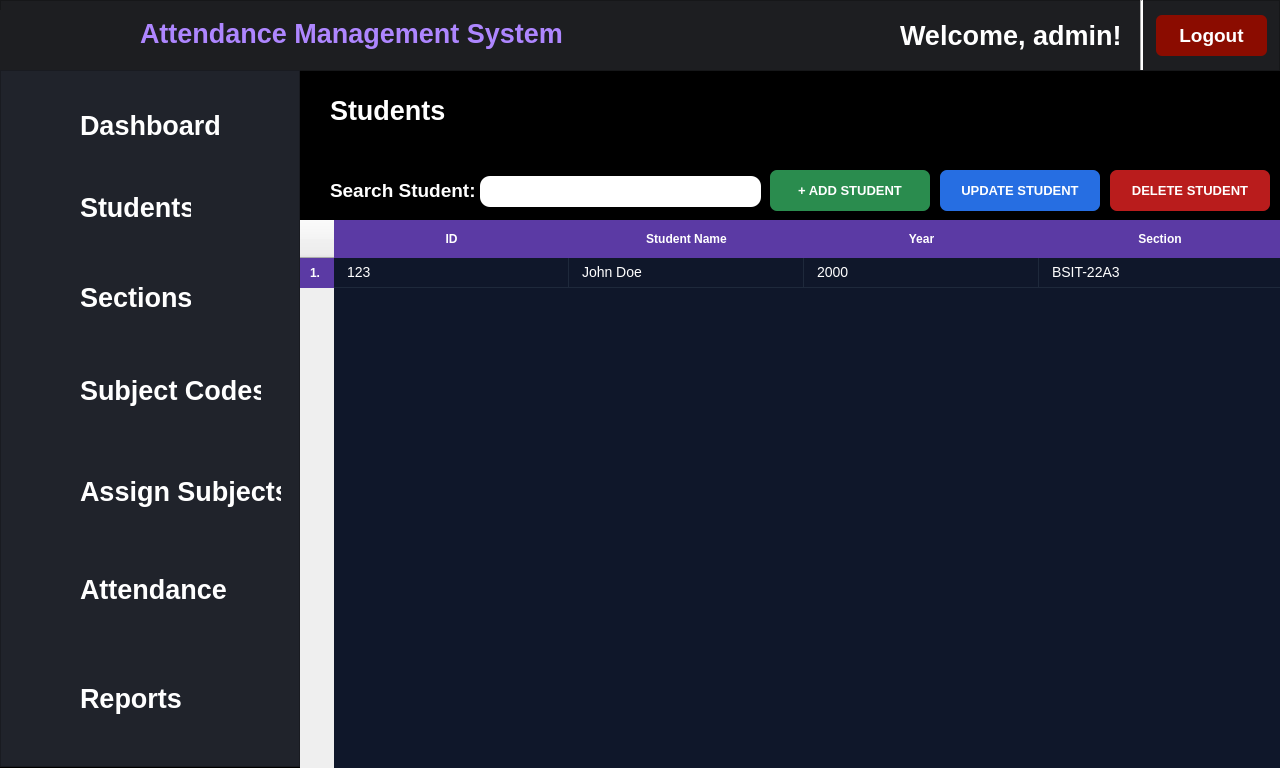
<?xml version="1.0" encoding="UTF-8"?>
<ui version="4.0">
 <class>MainWindow</class>
 <widget class="QMainWindow" name="MainWindow">
  <property name="geometry">
   <rect>
    <x>0</x>
    <y>0</y>
    <width>1280</width>
    <height>768</height>
   </rect>
  </property>
  <property name="minimumSize">
   <size>
    <width>1280</width>
    <height>768</height>
   </size>
  </property>
  <property name="maximumSize">
   <size>
    <width>1280</width>
    <height>768</height>
   </size>
  </property>
  <property name="windowTitle">
   <string>MainWindow</string>
  </property>
  <property name="styleSheet">
   <string notr="true">QMainWindow {
    background-color: #000000;
}

QWidget#centralwidget {
    background-color: #000000;
}</string>
  </property>
  <widget class="QWidget" name="centralwidget">
   <widget class="QPushButton" name="addStudentBtn">
    <property name="geometry">
     <rect>
      <x>770</x>
      <y>170</y>
      <width>160</width>
      <height>41</height>
     </rect>
    </property>
    <property name="font">
     <font>
      <family>Segoe UI</family>
      <pointsize>10</pointsize>
      <weight>75</weight>
      <bold>true</bold>
     </font>
    </property>
    <property name="cursor">
     <cursorShape>PointingHandCursor</cursorShape>
    </property>
    <property name="styleSheet">
     <string notr="true">QPushButton{
	color: white;
	background-color: 	#2a8c4e;
	border-radius: 7px;
}

QPushButton#addStudentBtn:hover {
    background-color: #0D7C36;
}</string>
    </property>
    <property name="text">
     <string>+ ADD STUDENT</string>
    </property>
   </widget>
   <widget class="QLabel" name="label_3">
    <property name="geometry">
     <rect>
      <x>330</x>
      <y>170</y>
      <width>151</width>
      <height>41</height>
     </rect>
    </property>
    <property name="font">
     <font>
      <family>Segoe UI</family>
      <pointsize>14</pointsize>
      <weight>75</weight>
      <bold>true</bold>
     </font>
    </property>
    <property name="styleSheet">
     <string notr="true">color: #FFFFFF;
</string>
    </property>
    <property name="text">
     <string>Search Student: </string>
    </property>
   </widget>
   <widget class="QPushButton" name="deleteStudentBtn">
    <property name="geometry">
     <rect>
      <x>1110</x>
      <y>170</y>
      <width>160</width>
      <height>41</height>
     </rect>
    </property>
    <property name="font">
     <font>
      <family>Segoe UI</family>
      <pointsize>10</pointsize>
      <weight>75</weight>
      <bold>true</bold>
     </font>
    </property>
    <property name="cursor">
     <cursorShape>PointingHandCursor</cursorShape>
    </property>
    <property name="styleSheet">
     <string notr="true">QPushButton{
	color: white;
	background-color: #b91c1c;
	border-radius: 7px;
}

QPushButton#deleteStudentBtn:hover {
    background-color: #A50F0F;
}</string>
    </property>
    <property name="text">
     <string>DELETE STUDENT</string>
    </property>
   </widget>
   <widget class="QLineEdit" name="lineEdit">
    <property name="geometry">
     <rect>
      <x>480</x>
      <y>176</y>
      <width>281</width>
      <height>31</height>
     </rect>
    </property>
    <property name="font">
     <font>
      <family>Segoe UI</family>
      <pointsize>10</pointsize>
     </font>
    </property>
    <property name="styleSheet">
     <string notr="true">QLineEdit{
	color: #000000;
	border-radius: 10px;
}</string>
    </property>
   </widget>
   <widget class="QTableWidget" name="studentTable">
    <property name="geometry">
     <rect>
      <x>300</x>
      <y>220</y>
      <width>981</width>
      <height>561</height>
     </rect>
    </property>
    <property name="font">
     <font>
      <pointsize>-1</pointsize>
     </font>
    </property>
    <property name="styleSheet">
     <string notr="true">QTableWidget#studentTable {
    background-color: #0f172a;
    alternate-background-color: #1e293b;
    border: none;
    color: white;
    font-size: 14px;
    gridline-color: #1e293b;
}

QHeaderView::section {
    background-color: #5b3aa4;
    color: white;
    padding: 10px;
    border: none;
    font-weight: bold;
}

QTableWidget::item {
    padding: 10px;
    border: none;
}

QTableWidget::item:selected {
    background-color: #7c3aed;
    color: white;
}</string>
    </property>
    <attribute name="horizontalHeaderDefaultSectionSize">
     <number>235</number>
    </attribute>
    <attribute name="horizontalHeaderStretchLastSection">
     <bool>true</bool>
    </attribute>
    <attribute name="verticalHeaderVisible">
     <bool>true</bool>
    </attribute>
    <row>
     <property name="text">
      <string>1.</string>
     </property>
    </row>
    <column>
     <property name="text">
      <string>ID</string>
     </property>
     <property name="textAlignment">
      <set>AlignCenter</set>
     </property>
    </column>
    <column>
     <property name="text">
      <string>Student Name</string>
     </property>
     <property name="textAlignment">
      <set>AlignCenter</set>
     </property>
    </column>
    <column>
     <property name="text">
      <string>Year</string>
     </property>
     <property name="textAlignment">
      <set>AlignCenter</set>
     </property>
    </column>
    <column>
     <property name="text">
      <string>Section</string>
     </property>
     <property name="textAlignment">
      <set>AlignCenter</set>
     </property>
    </column>
    <item row="0" column="0">
     <property name="text">
      <string>123</string>
     </property>
    </item>
    <item row="0" column="1">
     <property name="text">
      <string>John Doe</string>
     </property>
    </item>
    <item row="0" column="2">
     <property name="text">
      <string>2000</string>
     </property>
    </item>
    <item row="0" column="3">
     <property name="text">
      <string>BSIT-22A3</string>
     </property>
    </item>
   </widget>
   <widget class="QPushButton" name="updateStudentBtn">
    <property name="geometry">
     <rect>
      <x>940</x>
      <y>170</y>
      <width>160</width>
      <height>41</height>
     </rect>
    </property>
    <property name="font">
     <font>
      <family>Segoe UI</family>
      <pointsize>10</pointsize>
      <weight>75</weight>
      <bold>true</bold>
     </font>
    </property>
    <property name="cursor">
     <cursorShape>PointingHandCursor</cursorShape>
    </property>
    <property name="styleSheet">
     <string notr="true">QPushButton{
	color: white;
	background-color: 	#266EE2;
	border-radius: 7px;
}

QPushButton#updateStudentBtn:hover {
    background-color: #1A4B9D;
}</string>
    </property>
    <property name="text">
     <string>UPDATE STUDENT</string>
    </property>
   </widget>
   <widget class="QFrame" name="topbar">
    <property name="geometry">
     <rect>
      <x>0</x>
      <y>0</y>
      <width>1280</width>
      <height>71</height>
     </rect>
    </property>
    <property name="styleSheet">
     <string notr="true">background-color: #1D1E21;</string>
    </property>
    <property name="frameShape">
     <enum>QFrame::StyledPanel</enum>
    </property>
    <property name="frameShadow">
     <enum>QFrame::Raised</enum>
    </property>
    <widget class="QLabel" name="label">
     <property name="geometry">
      <rect>
       <x>0</x>
       <y>10</y>
       <width>151</width>
       <height>71</height>
      </rect>
     </property>
     <property name="text">
      <string/>
     </property>
     <property name="pixmap">
      <pixmap>../assets/140x140.png</pixmap>
     </property>
    </widget>
    <widget class="QLabel" name="label_2">
     <property name="geometry">
      <rect>
       <x>140</x>
       <y>8</y>
       <width>431</width>
       <height>50</height>
      </rect>
     </property>
     <property name="font">
      <font>
       <family>Segoe UI</family>
       <pointsize>20</pointsize>
       <weight>75</weight>
       <bold>true</bold>
      </font>
     </property>
     <property name="styleSheet">
      <string notr="true">color: #AE86FF;</string>
     </property>
     <property name="text">
      <string>Attendance Management System</string>
     </property>
    </widget>
    <widget class="QPushButton" name="pushButton_9">
     <property name="geometry">
      <rect>
       <x>1156</x>
       <y>15</y>
       <width>111</width>
       <height>41</height>
      </rect>
     </property>
     <property name="font">
      <font>
       <family>Segoe UI</family>
       <pointsize>14</pointsize>
       <weight>75</weight>
       <bold>true</bold>
      </font>
     </property>
     <property name="cursor">
      <cursorShape>PointingHandCursor</cursorShape>
     </property>
     <property name="styleSheet">
      <string notr="true">QPushButton {
background-color: #8B0C00;
border: none;
color: white;
border-radius: 6px;
}

QPushButton:hover {
background-color: #67160F;
}</string>
     </property>
     <property name="text">
      <string>Logout</string>
     </property>
    </widget>
    <widget class="Line" name="line">
     <property name="geometry">
      <rect>
       <x>1140</x>
       <y>0</y>
       <width>3</width>
       <height>70</height>
      </rect>
     </property>
     <property name="styleSheet">
      <string notr="true">background-color: white;</string>
     </property>
     <property name="orientation">
      <enum>Qt::Vertical</enum>
     </property>
    </widget>
    <widget class="QLabel" name="label_4">
     <property name="geometry">
      <rect>
       <x>900</x>
       <y>10</y>
       <width>221</width>
       <height>50</height>
      </rect>
     </property>
     <property name="font">
      <font>
       <family>Segoe UI</family>
       <pointsize>20</pointsize>
       <weight>75</weight>
       <bold>true</bold>
      </font>
     </property>
     <property name="styleSheet">
      <string notr="true">color: white;</string>
     </property>
     <property name="text">
      <string>Welcome, admin!</string>
     </property>
    </widget>
   </widget>
   <widget class="QFrame" name="frame_2">
    <property name="geometry">
     <rect>
      <x>0</x>
      <y>70</y>
      <width>300</width>
      <height>697</height>
     </rect>
    </property>
    <property name="styleSheet">
     <string notr="true">background-color: #20232B;
padding: 10px;</string>
    </property>
    <property name="frameShape">
     <enum>QFrame::StyledPanel</enum>
    </property>
    <property name="frameShadow">
     <enum>QFrame::Raised</enum>
    </property>
    <widget class="QPushButton" name="pushButton">
     <property name="geometry">
      <rect>
       <x>70</x>
       <y>30</y>
       <width>161</width>
       <height>51</height>
      </rect>
     </property>
     <property name="font">
      <font>
       <family>Segoe UI</family>
       <pointsize>20</pointsize>
       <weight>75</weight>
       <italic>false</italic>
       <bold>true</bold>
      </font>
     </property>
     <property name="cursor">
      <cursorShape>PointingHandCursor</cursorShape>
     </property>
     <property name="styleSheet">
      <string notr="true">QPushButton {
    color: white;
    background: transparent;
    border: none;
    text-align: left;
    padding: 10px;
}

QPushButton:hover {
    color: #7B2CFF;
}

QPushButton:checked {
    color: #7B2CFF;
    font-weight: bold;
}</string>
     </property>
     <property name="text">
      <string>Dashboard</string>
     </property>
    </widget>
    <widget class="QPushButton" name="pushButton_2">
     <property name="geometry">
      <rect>
       <x>70</x>
       <y>112</y>
       <width>131</width>
       <height>51</height>
      </rect>
     </property>
     <property name="font">
      <font>
       <family>Segoe UI</family>
       <pointsize>20</pointsize>
       <weight>75</weight>
       <italic>false</italic>
       <bold>true</bold>
      </font>
     </property>
     <property name="cursor">
      <cursorShape>PointingHandCursor</cursorShape>
     </property>
     <property name="styleSheet">
      <string notr="true">QPushButton {
    color: white;
    background: transparent;
    border: none;
    text-align: left;
    padding: 10px;
}

QPushButton:hover {
    color: #7B2CFF;
}

QPushButton:checked {
    color: #7B2CFF;
    font-weight: bold;
}</string>
     </property>
     <property name="text">
      <string>Students</string>
     </property>
    </widget>
    <widget class="QPushButton" name="pushButton_3">
     <property name="geometry">
      <rect>
       <x>70</x>
       <y>202</y>
       <width>131</width>
       <height>51</height>
      </rect>
     </property>
     <property name="font">
      <font>
       <family>Segoe UI</family>
       <pointsize>20</pointsize>
       <weight>75</weight>
       <italic>false</italic>
       <bold>true</bold>
      </font>
     </property>
     <property name="cursor">
      <cursorShape>PointingHandCursor</cursorShape>
     </property>
     <property name="styleSheet">
      <string notr="true">QPushButton {
     color: white;
    background: transparent;
    border: none;
    text-align: left;
    padding: 10px;
}

QPushButton:hover {
    color: #7B2CFF;
}

QPushButton:checked {
    color: #7B2CFF;
    font-weight: bold;
}</string>
     </property>
     <property name="text">
      <string>Sections</string>
     </property>
    </widget>
    <widget class="QPushButton" name="pushButton_4">
     <property name="geometry">
      <rect>
       <x>70</x>
       <y>290</y>
       <width>201</width>
       <height>61</height>
      </rect>
     </property>
     <property name="font">
      <font>
       <family>Segoe UI</family>
       <pointsize>20</pointsize>
       <weight>75</weight>
       <italic>false</italic>
       <bold>true</bold>
      </font>
     </property>
     <property name="cursor">
      <cursorShape>PointingHandCursor</cursorShape>
     </property>
     <property name="styleSheet">
      <string notr="true">QPushButton {
     color: white;
    background: transparent;
    border: none;
    text-align: left;
    padding: 10px;
}

QPushButton:hover {
    color: #7B2CFF;
}

QPushButton:checked {
    color: #7B2CFF;
    font-weight: bold;
}</string>
     </property>
     <property name="text">
      <string>Subject Codes</string>
     </property>
    </widget>
    <widget class="QPushButton" name="pushButton_5">
     <property name="geometry">
      <rect>
       <x>70</x>
       <y>391</y>
       <width>221</width>
       <height>61</height>
      </rect>
     </property>
     <property name="font">
      <font>
       <family>Segoe UI</family>
       <pointsize>20</pointsize>
       <weight>75</weight>
       <italic>false</italic>
       <bold>true</bold>
      </font>
     </property>
     <property name="cursor">
      <cursorShape>PointingHandCursor</cursorShape>
     </property>
     <property name="styleSheet">
      <string notr="true">QPushButton {
     color: white;
    background: transparent;
    border: none;
    text-align: left;
    padding: 10px;
}

QPushButton:hover {
    color: #7B2CFF;
}

QPushButton:checked {
    color: #7B2CFF;
    font-weight: bold;
}</string>
     </property>
     <property name="text">
      <string>Assign Subjects</string>
     </property>
    </widget>
    <widget class="QPushButton" name="pushButton_6">
     <property name="geometry">
      <rect>
       <x>70</x>
       <y>494</y>
       <width>171</width>
       <height>51</height>
      </rect>
     </property>
     <property name="font">
      <font>
       <family>Segoe UI</family>
       <pointsize>20</pointsize>
       <weight>75</weight>
       <italic>false</italic>
       <bold>true</bold>
      </font>
     </property>
     <property name="cursor">
      <cursorShape>PointingHandCursor</cursorShape>
     </property>
     <property name="styleSheet">
      <string notr="true">QPushButton {
    color: white;
    background: transparent;
    border: none;
    text-align: left;
    padding: 10px;
}

QPushButton:hover {
    color: #7B2CFF;
}

QPushButton:checked {
    color: #7B2CFF;
    font-weight: bold;
}</string>
     </property>
     <property name="text">
      <string>Attendance</string>
     </property>
    </widget>
    <widget class="QPushButton" name="pushButton_7">
     <property name="geometry">
      <rect>
       <x>70</x>
       <y>598</y>
       <width>121</width>
       <height>61</height>
      </rect>
     </property>
     <property name="font">
      <font>
       <family>Segoe UI</family>
       <pointsize>20</pointsize>
       <weight>75</weight>
       <italic>false</italic>
       <bold>true</bold>
      </font>
     </property>
     <property name="cursor">
      <cursorShape>PointingHandCursor</cursorShape>
     </property>
     <property name="styleSheet">
      <string notr="true">QPushButton {
     color: white;
    background: transparent;
    border: none;
    text-align: left;
    padding: 10px;
}

QPushButton:hover {
    color: #7B2CFF;
}

QPushButton:checked {
    color: #7B2CFF;
    font-weight: bold;
}</string>
     </property>
     <property name="text">
      <string>Reports</string>
     </property>
    </widget>
    <widget class="QLabel" name="label_5">
     <property name="geometry">
      <rect>
       <x>20</x>
       <y>30</y>
       <width>61</width>
       <height>61</height>
      </rect>
     </property>
     <property name="text">
      <string/>
     </property>
     <property name="pixmap">
      <pixmap>../assets/dashboard.png</pixmap>
     </property>
    </widget>
    <widget class="QLabel" name="label_6">
     <property name="geometry">
      <rect>
       <x>20</x>
       <y>115</y>
       <width>51</width>
       <height>51</height>
      </rect>
     </property>
     <property name="text">
      <string/>
     </property>
     <property name="pixmap">
      <pixmap>../assets/student.png</pixmap>
     </property>
    </widget>
    <widget class="QLabel" name="label_7">
     <property name="geometry">
      <rect>
       <x>20</x>
       <y>200</y>
       <width>61</width>
       <height>61</height>
      </rect>
     </property>
     <property name="text">
      <string/>
     </property>
     <property name="pixmap">
      <pixmap>../assets/section.png</pixmap>
     </property>
    </widget>
    <widget class="QLabel" name="label_8">
     <property name="geometry">
      <rect>
       <x>20</x>
       <y>300</y>
       <width>61</width>
       <height>51</height>
      </rect>
     </property>
     <property name="text">
      <string/>
     </property>
     <property name="pixmap">
      <pixmap>../assets/subject.png</pixmap>
     </property>
    </widget>
    <widget class="QLabel" name="label_9">
     <property name="geometry">
      <rect>
       <x>20</x>
       <y>400</y>
       <width>47</width>
       <height>51</height>
      </rect>
     </property>
     <property name="text">
      <string/>
     </property>
     <property name="pixmap">
      <pixmap>../assets/subject-code.png</pixmap>
     </property>
    </widget>
    <widget class="QLabel" name="label_10">
     <property name="geometry">
      <rect>
       <x>20</x>
       <y>500</y>
       <width>51</width>
       <height>51</height>
      </rect>
     </property>
     <property name="text">
      <string/>
     </property>
     <property name="pixmap">
      <pixmap>../assets/attendance.png</pixmap>
     </property>
    </widget>
    <widget class="QLabel" name="label_11">
     <property name="geometry">
      <rect>
       <x>20</x>
       <y>600</y>
       <width>61</width>
       <height>61</height>
      </rect>
     </property>
     <property name="text">
      <string/>
     </property>
     <property name="pixmap">
      <pixmap>../assets/report.png</pixmap>
     </property>
    </widget>
   </widget>
   <widget class="QLabel" name="apptitle_2">
    <property name="geometry">
     <rect>
      <x>330</x>
      <y>90</y>
      <width>121</width>
      <height>41</height>
     </rect>
    </property>
    <property name="font">
     <font>
      <family>Segoe UI</family>
      <pointsize>20</pointsize>
      <weight>75</weight>
      <italic>false</italic>
      <bold>true</bold>
     </font>
    </property>
    <property name="styleSheet">
     <string notr="true">color: #FFFFFF;
</string>
    </property>
    <property name="text">
     <string>Students</string>
    </property>
   </widget>
  </widget>
 </widget>
 <resources/>
 <connections/>
</ui>
